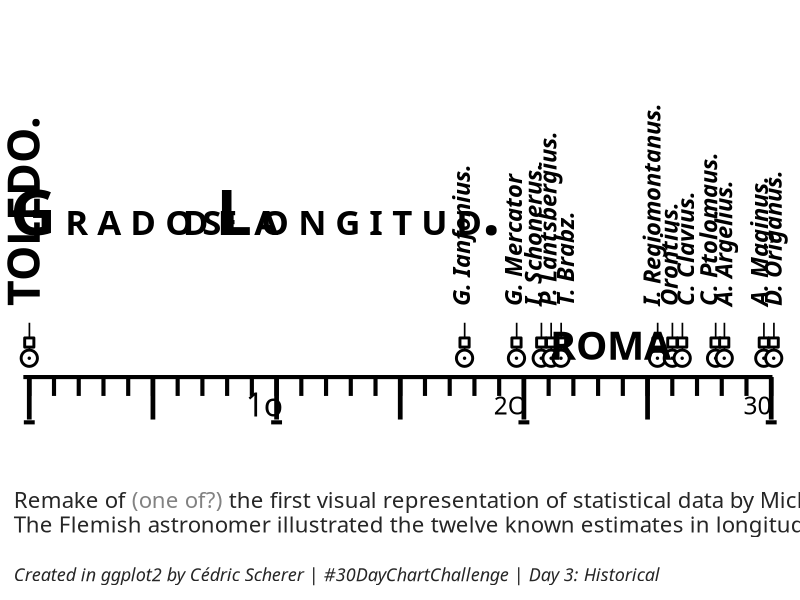
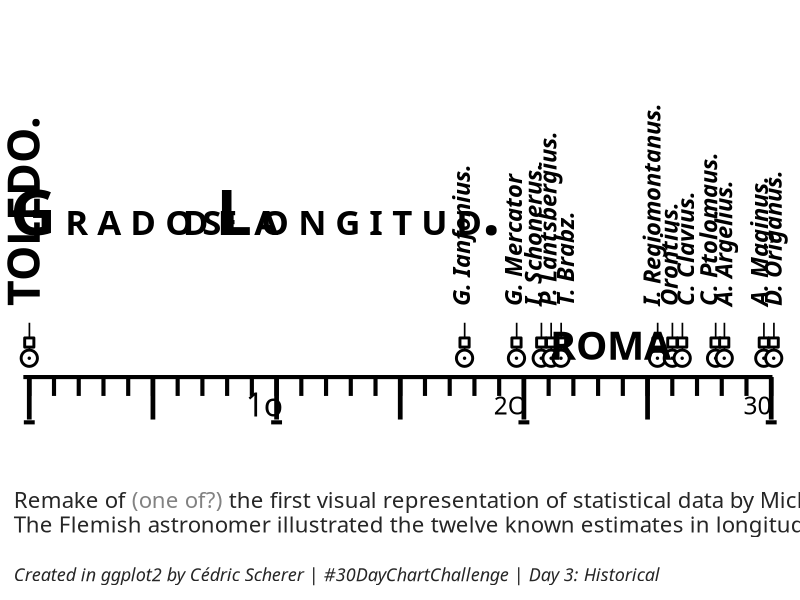

Recreate these plots in R, in order.
library(tidyverse)
library(ggtext)
library(ragg)

ticks <-
  tibble(
    x = 0:30,
    ymax = 1,
    ymin = .88
  )

ticks_major <-
  tibble(
    x = seq(0, 30, 5),
    ymax = 1,
    ymin = .73
  )

ticks_vert <-
  tibble(
    x = c(0, 10, 20, 30),
    y = .712
  ) %>% 
  mutate(xmin = x - .22, xmax = x + .22)

labs_x <-
  tibble(
    x = c(9.5, 19.45, 29.45),
    y = .8,
    lab = c("<span style='font-size:23pt;'>1o</span>", "2O", "30")
  )

labs_vert <-
  tibble(
    x = c(0, 17.6, 19.7, 20.5, 21.1, 21.8, 25.3, 26, 26.67, 27.6, 28.2, 29.65, 30.2),
    y = 1.42,
    lab = c("<b style='font-size:32pt;'>TOLEDO.</b>", "<i>G. Ianfonius.</i>", "<i>G. Mercator", "<i>I. Schonerus.</i>", "<i>P. Lantsbergius.</i>", "<i>T. Brabz.</i>", "<i>I. Regiomontanus.</i>", "<i>Orontius.</i>", "<i>C. Clavius.</i>", "<i>C. Ptolomaus.</i>", "<i>A. Argelius.</i>", "<i>A. Maginus.</i>", "<i>D. Origanus.</i>")
  )

marker <-
  tibble(
    x = c(0, 17.6, 19.7, 20.7, 21.1, 21.5, 25.4, 26, 26.4, 27.75, 28.1, 29.7, 30.1),
    y = 1.42
  )

labs_hor <-
  tibble(
    x = c(23.5, 3.5, 7.3, 9, 13.3),
    y = c(1.2, 2, 2, 2, 2),
    lab = c("ROMA", "G<span style='font-size:25pt;'> R A D O S</span>",  "<span style='font-size:25pt;'>D E</span>", "<span style='font-size:25pt;'>L A</span>", "L<span style='font-size:25pt;'> O N G I T U D</span>.")
  )

ggplot() +
  geom_linerange(aes(xmin = -.24, xmax = 30.05, y = 1), size = 1.4) + 
  geom_linerange(data = ticks, aes(x = x, ymin = ymin, ymax = ymax), 
                 size = 1.4) +
  geom_linerange(data = ticks_major, aes(x = x, ymin = ymin, ymax = ymax), 
                 size = 1.6) +
  geom_linerange(data = ticks_vert, aes(xmin = xmin, xmax = xmax, y = y), 
                 size = 1.4) +
  geom_point(data = marker, aes(x, y = 1.26),
             shape = "|", size = 4.5, stroke = 4) +
  geom_point(data = marker, aes(x, y = 1.22),
             shape = 22, size = 2.5, stroke = 1.5, fill = "white") +
  geom_point(data = marker, aes(x, y = 1.12),
             shape = 21, size = 4.5, stroke = 1.5, fill = "white") +
  geom_point(data = marker, aes(x, y = 1.12),
             size = .5) +
  geom_richtext(data = labs_x, aes(x, y, label = lab), size = 6.2, 
                family = "Kaushan Script", fill = NA, label.colour = NA) +
  geom_text(data = labs_hor[1,], aes(x, y, label = lab), 
            size = 10, family = "Averia Serif Libre", fontface = "bold") + #
  geom_richtext(data = labs_hor[2:5,], aes(x, y, label = lab), 
            size = 16, family = "Averia Serif Libre", fontface = "bold", fill = NA, label.colour = NA) + #Playfair Display SC
  geom_richtext(data = labs_vert, aes(x, y, label = lab), 
               angle = 90, hjust = 0, size = 6, family = "Averia Serif Libre", 
               fontface = "bold", fill = NA, label.colour = NA) + #Faustina Historical
  scale_x_continuous(expand = c(.03, .03)) +
  scale_y_continuous(limits = c(.4, 3.4), expand = c(0, 0)) +
  theme_void() +
  theme(plot.caption = element_markdown(family = "Averia Serif Libre", size = 16, color = "grey15", hjust = 0, lineheight = 1.1, margin = margin(15, 5, 10, 10))) +
  labs(caption = "Remake of <span style='color:#828282;'>(one of?)</span> the first visual representation of statistical data by Michael Florent Van Langren, drawn in 1644.<br>The Flemish astronomer illustrated the twelve known estimates in longitude between Toledo and Rome at that time.<span style='font-size:13pt;'><br><br><i>Created in ggplot2 by Cédric Scherer</i> | <i>#30DayChartChallenge</i> | <i>Day 3: Historical</i></span>")

ggsave(here::here("03_historical", "03_historical.png"), 
       width = 17600, height = 5400, res = 1200, 
       device = agg_png, limitsize = FALSE)
